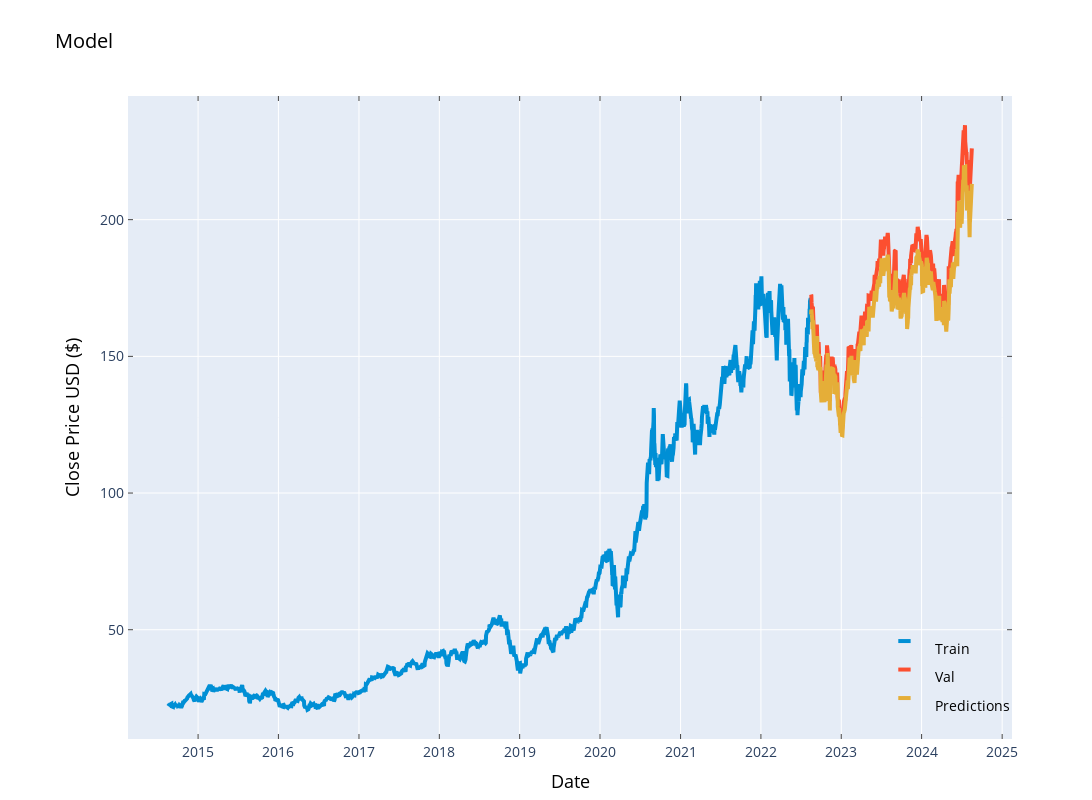

Notebook code cell kept with this figure:
### Code cell
plotly_fig = tls.mpl_to_plotly(pred_chart)
pio.show(plotly_fig)

### Figure 1 — Plotly figure (JSON) as saved in the notebook; plotly's stock layout.template omitted (floating-point values rounded to 4 significant figures; data arrays with more than 128 entries replaced by an {"elided": "..."} marker saying what was removed)
{"data": [{"line": {"color": "rgba (0, 143, 213, 1)", "dash": "solid", "width": 4}, "mode": "lines", "name": "_child0", "type": "scatter", "x": {"elided": "2014 str values"}, "xaxis": "x", "y": {"elided": "2014 float values"}, "yaxis": "y"}, {"line": {"color": "rgba (252, 79, 48, 1)", "dash": "solid", "width": 4}, "mode": "lines", "name": "_child1", "type": "scatter", "x": {"elided": "503 str values"}, "xaxis": "x", "y": {"elided": "503 float values"}, "yaxis": "y"}, {"line": {"color": "rgba (229, 174, 56, 1)", "dash": "solid", "width": 4}, "mode": "lines", "name": "_child2", "type": "scatter", "x": {"elided": "503 str values"}, "xaxis": "x", "y": {"elided": "503 float values"}, "yaxis": "y"}], "layout": {"annotations": [{"align": "left", "font": {"color": "#000000", "size": 14}, "opacity": 1, "showarrow": false, "text": "Train", "x": 0.9111, "xanchor": "left", "xref": "paper", "y": 0.1234, "yanchor": "bottom", "yref": "paper"}, {"align": "left", "font": {"color": "#000000", "size": 14}, "opacity": 1, "showarrow": false, "text": "Val", "x": 0.9111, "xanchor": "left", "xref": "paper", "y": 0.07904, "yanchor": "bottom", "yref": "paper"}, {"align": "left", "font": {"color": "#000000", "size": 14}, "opacity": 1, "showarrow": false, "text": "Predictions", "x": 0.9111, "xanchor": "left", "xref": "paper", "y": 0.03472, "yanchor": "bottom", "yref": "paper"}], "autosize": false, "height": 800, "hovermode": "closest", "margin": {"b": 55, "l": 128, "pad": 0, "r": 80, "t": 96}, "shapes": [{"line": {"color": "rgba (0, 143, 213, 1)", "dash": "solid", "width": 4}, "type": "line", "x0": 0.8714, "x1": 0.8853, "xref": "paper", "y0": 0.1523, "y1": 0.1523, "yref": "paper"}, {"line": {"color": "rgba (252, 79, 48, 1)", "dash": "solid", "width": 4}, "type": "line", "x0": 0.8714, "x1": 0.8853, "xref": "paper", "y0": 0.108, "y1": 0.108, "yref": "paper"}, {"line": {"color": "rgba (229, 174, 56, 1)", "dash": "solid", "width": 4}, "type": "line", "x0": 0.8714, "x1": 0.8853, "xref": "paper", "y0": 0.06368, "y1": 0.06368, "yref": "paper"}], "showlegend": false, "title": {"font": {"color": "#000000", "size": 20.16}, "text": "Model"}, "width": 1600, "xaxis": {"anchor": "y", "domain": [0, 1], "mirror": "ticks", "nticks": 12, "range": ["2014-02-16 14:48:00", "2025-02-14 17:12:00"], "showgrid": true, "showline": true, "side": "bottom", "tickfont": {"size": 14}, "ticks": "inside", "title": {"font": {"color": "#000000", "size": 18}, "text": "Date"}, "type": "date", "zeroline": false}, "yaxis": {"anchor": "x", "domain": [0, 1], "mirror": "ticks", "nticks": 6, "range": [10.03, 245.2], "showgrid": true, "showline": true, "side": "left", "tickfont": {"size": 14}, "ticks": "inside", "title": {"font": {"color": "#000000", "size": 18}, "text": "Close Price USD ($)"}, "type": "linear", "zeroline": false}}}
